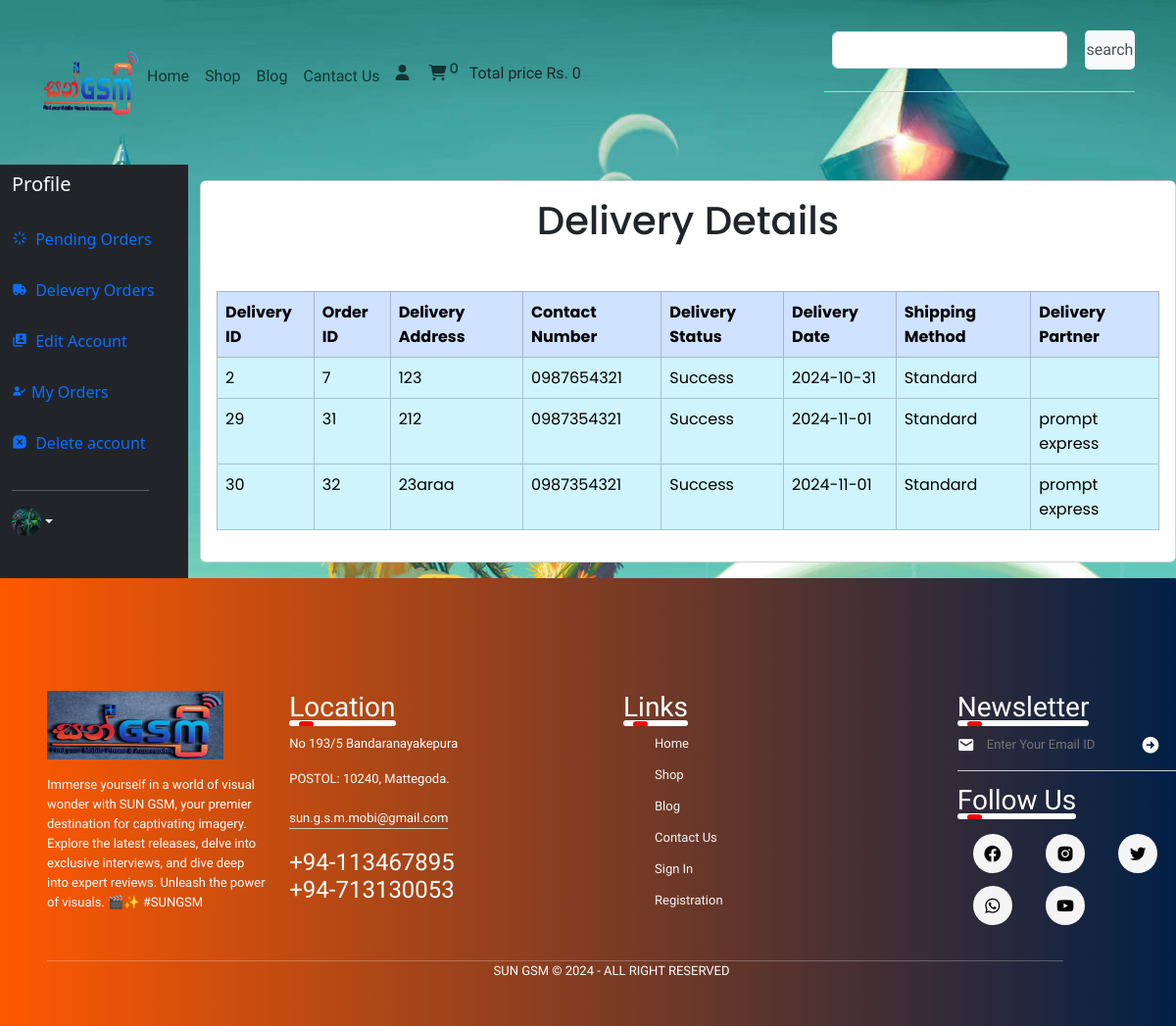
The page /user_panel/profile.php?delevery_orders (signed in) on the database as committed earlier.
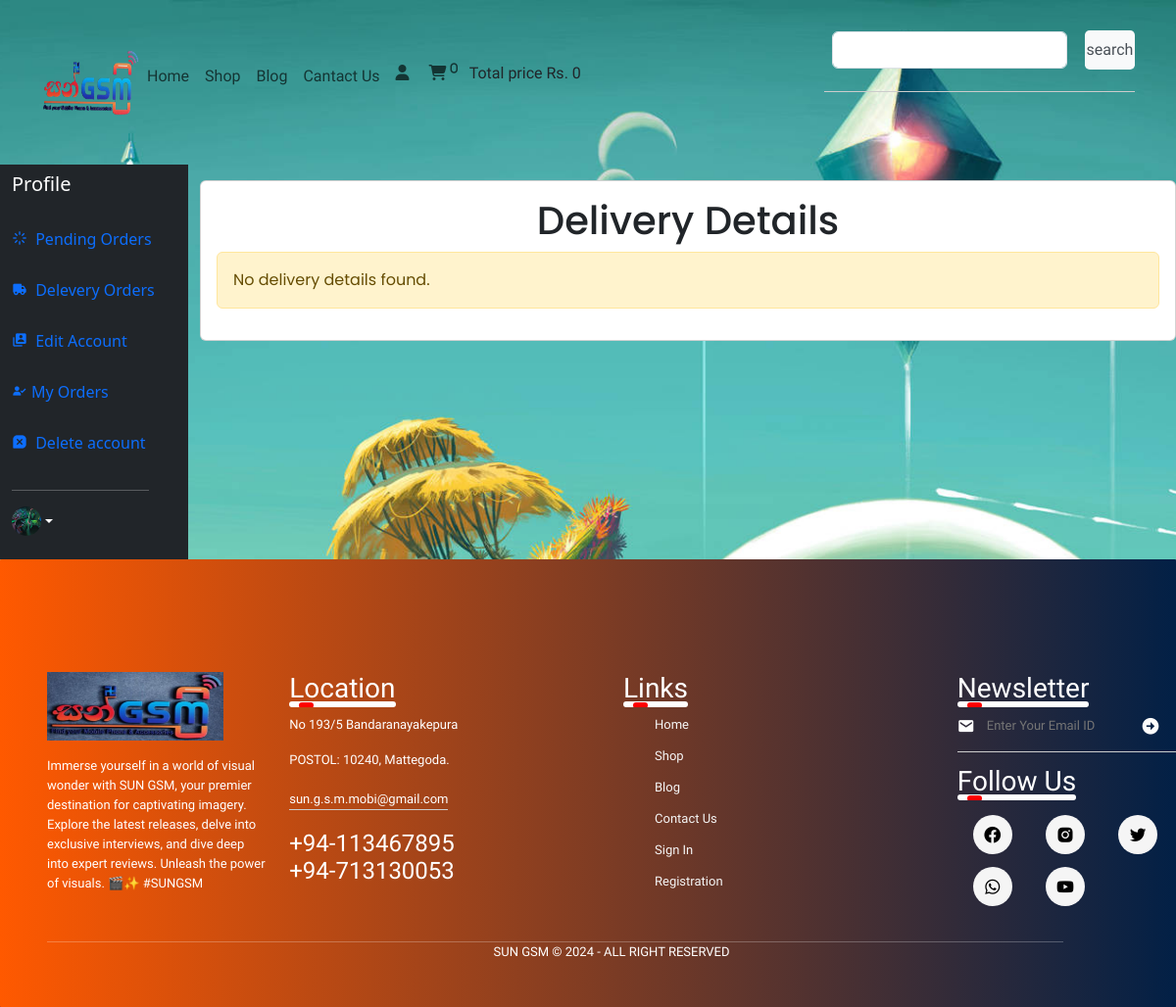
The same page on the database as committed later.
### tables this page shows
CREATE TABLE `user` (
  `user_id` int(11) NOT NULL,
  `username` varchar(250) NOT NULL,
  `user_email` varchar(100) NOT NULL,
  `password` varchar(255) NOT NULL,
  `user_image` varchar(100) NOT NULL,
  `user_ip` varchar(100) NOT NULL,
  `user_address` varchar(100) NOT NULL,
  `user_mobile` varchar(100) NOT NULL,
  `registration_at` timestamp NOT NULL DEFAULT current_timestamp() ON UPDATE current_timestamp()
);

CREATE TABLE `delivery_details` (
  `delivery_id` int(11) NOT NULL,
  `user_id` int(11) NOT NULL,
  `order_id` int(11) NOT NULL,
  `delivery_address` varchar(255) NOT NULL,
  `contact_number` varchar(15) NOT NULL,
  `delivery_status` varchar(50) DEFAULT 'Pending',
  `delivery_date` date DEFAULT NULL,
  `shipping_method` varchar(100) DEFAULT 'Standard',
  `delivery_partner` varchar(100) DEFAULT NULL,
  `created_at` timestamp NOT NULL DEFAULT current_timestamp(),
  `email_sent` tinyint(1) DEFAULT 0,
  `tracking_no` varchar(100) DEFAULT NULL
);

### user_panel/delevery_orders.php (the view, shortened to what the rows shown need)
<!DOCTYPE html>
<html lang="en">
<head>
    <link href="https://unpkg.com/boxicons@2.1.4/css/boxicons.min.css" rel="stylesheet" />
    <link rel="stylesheet" href="./user_page.css" />
    <link href="https://cdn.jsdelivr.net/npm/bootstrap@5.3.3/dist/css/bootstrap.min.css" rel="stylesheet"
 />
    <link rel="stylesheet" href="https://cdnjs.cloudflare.com/ajax/libs/font-awesome/6.5.1/css/all.min.css"
 />
    <link rel="stylesheet" href="https://cdnjs.cloudflare.com/ajax/libs/toastr.js/latest/toastr.min.css"
 />
</head>
<body>
    <?php
    $username = $_SESSION['username'];
    $get_user = "SELECT * FROM `user` WHERE username='$username'";
    $result = mysqli_query($con, $get_user);
    $row_fetch = mysqli_fetch_assoc($result);
    $user_id = $row_fetch['user_id'];
    ?>
    <div class="d-flex justify-content-center" style="border-radius: 15px; font-family:Poppins">
        <div class="card" style="width:100%;">
            <div class="card-body">
                <h1 class="text-center">Delivery Details</h1>
                <?php
                $get_delivery_details = "SELECT * FROM `delivery_details` WHERE user_id='$user_id'";
                $result_delivery = mysqli_query($con, $get_delivery_details);
                $delivery_count = mysqli_num_rows($result_delivery);
                if ($delivery_count > 0) {
                    echo '<table class="table table-bordered mt-5">';
                    echo '<thead class="table-primary">';
                    echo '<tr>';
                    echo '<th scope="col">Delivery ID</th>';
                    echo '<th scope="col">Order ID</th>';
                    echo '<th scope="col">Delivery Address</th>';
                    echo '<th scope="col">Contact Number</th>';
                    echo '<th scope="col">Delivery Status</th>';
                    echo '<th scope="col">Delivery Date</th>';
                    echo '<th scope="col">Shipping Method</th>';
                    echo '<th scope="col">Delivery Partner</th>';
                    echo '</tr>';
                    echo '</thead>';
                    echo '<tbody>';
                    while ($row_delivery = mysqli_fetch_assoc($result_delivery)) {
                        $delivery_id = $row_delivery['delivery_id'];
                        $order_id = $row_delivery['order_id'];
                        $delivery_address = $row_delivery['delivery_address'];
                        $contact_number = $row_delivery['contact_number'];
                        $delivery_status = $row_delivery['delivery_status'];
                        $delivery_date = $row_delivery['delivery_date'];
                        $shipping_method = $row_delivery['shipping_method'];
                        $delivery_partner = $row_delivery['delivery_partner'];
                        $display_date = $delivery_date ? $delivery_date : "Not yet";
                        echo "
                        <tr class='table-info'>
                            <td>$delivery_id</td>
                            <td>$order_id</td>
                            <td>$delivery_address</td>
                            <td>$contact_number</td>
                            <td>$delivery_status</td>
                            <td>$display_date</td>
                            <td>$shipping_method</td>
                            <td>$delivery_partner</td>
                        </tr>";
                    }
                    echo '</tbody>';
                    echo '</table>';
                } else {
                    echo "<div class='alert alert-warning' role='alert'>
                            No delivery details found.
                          </div>";
                }
                ?>
            </div>
        </div>
    </div>
</body>
</html>

### user_panel/profile.php (shortened to what the rows shown need)
<?php
include('../functions/common_function.php');
?>
<!DOCTYPE html>
<html lang="en">
<head>
    <link href="https://unpkg.com/boxicons@2.1.4/css/boxicons.min.css" rel="stylesheet" />
    <link rel="stylesheet" href="./user_page.css" />
    <link href="https://cdn.jsdelivr.net/npm/bootstrap@5.3.3/dist/css/bootstrap.min.css" rel="stylesheet"
 />
    <link rel="stylesheet" href="https://cdnjs.cloudflare.com/ajax/libs/font-awesome/6.5.1/css/all.min.css"
 />
    <link rel="stylesheet" href="https://cdnjs.cloudflare.com/ajax/libs/toastr.js/latest/toastr.min.css"
 />
</head>
</head>
<body>
    <div class="">
        <div class="row flex-nowrap">
            <div class="col-auto col-md-3 col-xl-2 px-sm-2 px-0 bg-dark">
                <div class="d-flex flex-column align-items-center align-items-sm-start px-3 pt-2 text-white min-vh-20">
                    <div class="d-flex align-items-center pb-3 mb-md-0 me-md-auto text-white text-decoration-none">
                        <h1 class="fs-5 d-none d-sm-inline">Profile</h1>
                    </div>
                    <div class="dropdown pb-4">
                        <a href="#" class="d-flex align-items-center text-white text-decoration-none dropdown-toggle"
                            id="dropdownUser1" data-bs-toggle="dropdown" aria-expanded="false">
                            <?php
                            if (!isset($_SESSION['username'])) {
                                echo " <span class='d-none d-sm-inline mx-1'>Guest</span>";
                            } else {
                                $username = $_SESSION['username'];
                                $user_image = "SELECT * FROM `user` WHERE username='$username'";
                                $user_image = mysqli_query($con, $user_image);
                                $row_image = mysqli_fetch_array($user_image);
                                $user_image = $row_image['user_image'];
                                echo "<img src='../user_panel/user_images/$user_image' alt='User Avatar' width='30' height='30'
                                class='rounded-circle'>";
                            }
                            ?>
                        </a>
                    </div>
                </div>
            </div>
            <div class="col py-3 text-white">
                <div>
                    <?php
                    if (isset($_GET['delevery_orders'])) {
                        include('delevery_orders.php');
                    }
                    ?>
                </div>
            </div>
        </div>
</body>
</html>

Rows that differ between the two databases and show on the page:
removed delivery_details: delivery_id "2", order "7", delivery_address "123", contact_number "0987654321", delivery_status "Success", delivery_date "2024-10-31", shipping_method "Standard"
removed delivery_details: delivery_id "29", order "31", delivery_address "212", contact_number "0987354321", delivery_status "Success", delivery_date "2024-11-01", shipping_method "Standard", delivery_partner "prompt express"
removed delivery_details: delivery_id "30", order "32", delivery_address "23araa", contact_number "0987354321", delivery_status "Success", delivery_date "2024-11-01", shipping_method "Standard", delivery_partner "prompt express"
Other text that changed with them:
text no longer shown: "Delivery ID Order ID Delivery Address Contact Number Delivery Status Delivery Date Shipping Method Delivery Partner"
text now shown: "No delivery details found."
